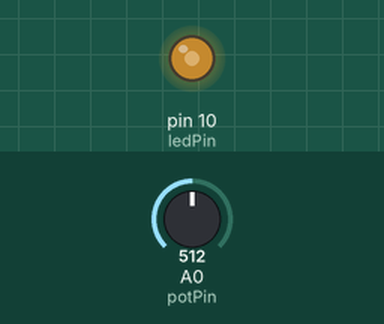
This sketch was run on a simulated Arduino Uno, built with avr-gcc and run on an emulated ATmega328P. Shown: output pins drawn as LEDs (lit = HIGH). The test bench sets the inputs (shaded band); at power-on: A0 (potPin) = 512.

Above: at 1.2 s.
1.3 s: A0 (potPin) set to 716
At 2.4 s:
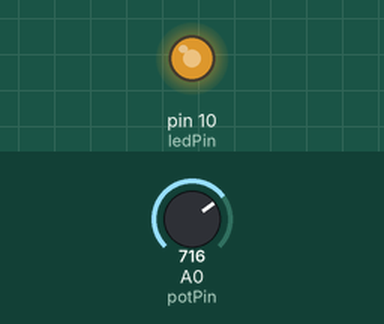
2.8 s: A0 (potPin) set to 900
At 3.5 s:
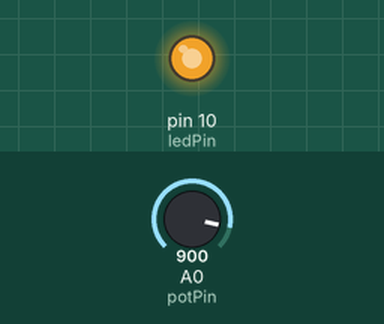
4.3 s: A0 (potPin) set to 122
At 4.7 s:
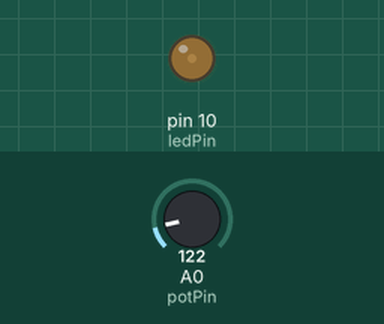
5.8 s: A0 (potPin) set to 0
At 7.0 s:
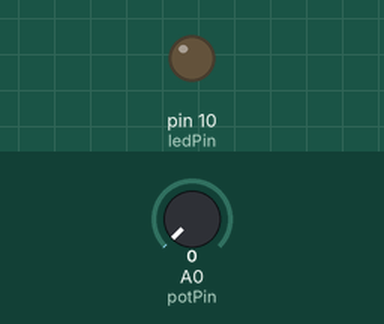
7.3 s: A0 (potPin) set to 511
At 8.1 s:
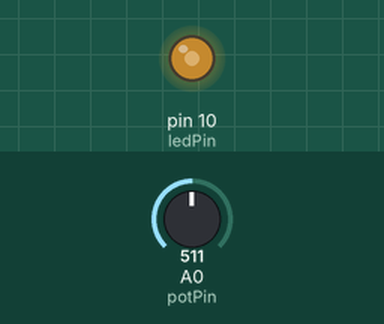
Timing chart, 0 to 9.8 s (numbered marks = the images above; inputs shaded):
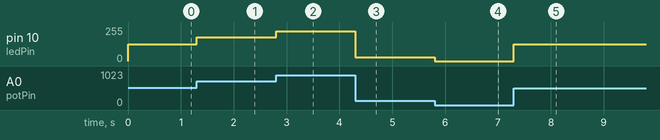

Measured:
- after the input at 1.3 s, pin 10 (ledPin): 127/255 → 178/255 at once
- after the input at 2.8 s, pin 10 (ledPin): 178/255 → 224/255 at once
- after the input at 4.3 s, pin 10 (ledPin): 224/255 → 30/255 at once
- after the input at 5.8 s, pin 10 (ledPin): 30/255 → 0/255 at once
- after the input at 7.3 s, pin 10 (ledPin): 0/255 → 127/255 at once

The sketch:

0418.ino
```cpp
// 定義引腳
const int potPin = A0; // 電位器接到A0
const int ledPin = 10; // LED接到數位10（PWM輸出）

void setup() {
  pinMode(ledPin, OUTPUT); // 設定LED引腳為輸出
}

void loop() {
  int potValue = analogRead(potPin); // 讀取電位器的類比值（0-1023）
  int ledBrightness = map(potValue, 0, 1023, 0, 255); // 將值映射到PWM範圍（0-255）
  analogWrite(ledPin, ledBrightness); // 調整LED亮度
}
```
